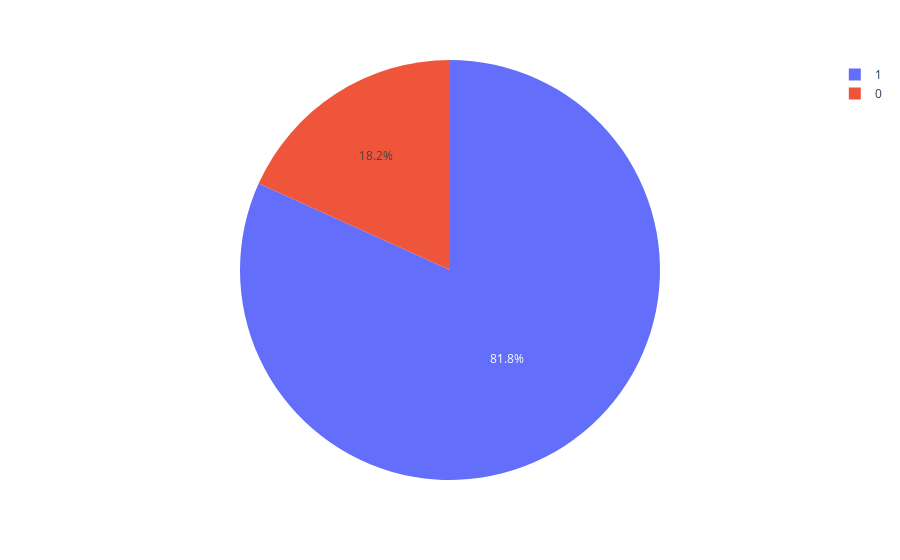

Write notebook code for a chart like this one.
### Code cell
ex.pie(train_data,names='Gender')

### Figure 1 — Plotly figure (JSON) as saved in the notebook; plotly's stock layout.template omitted (floating-point values rounded to 4 significant figures; data arrays with more than 128 entries replaced by an {"elided": "..."} marker saying what was removed)
{"data": [{"domain": {"x": [0, 1], "y": [0, 1]}, "hovertemplate": "Gender=%{label}<extra></extra>", "labels": {"elided": "614 int values"}, "legendgroup": "", "name": "", "showlegend": true, "type": "pie"}], "layout": {"legend": {"tracegroupgap": 0}, "margin": {"t": 60}}}
